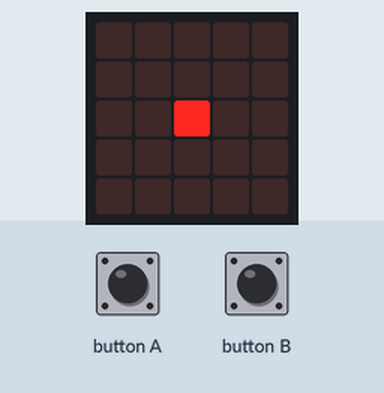
Simulated run of this program. Board: BBC micro:bit (MakeCode). Shown: the board's 5×5 LED display. The test bench sets the inputs (shaded band).

Above: at 1.2 s.
1.3 s: button A pressed for 0.15 s
At 2.4 s:
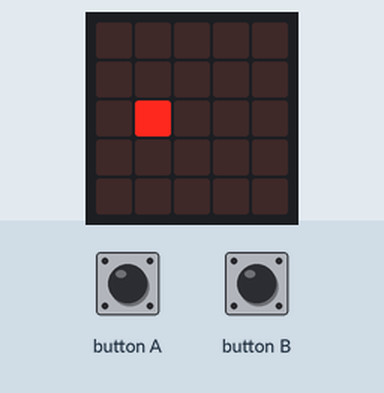
2.9 s: button A pressed for 0.15 s
At 3.7 s:
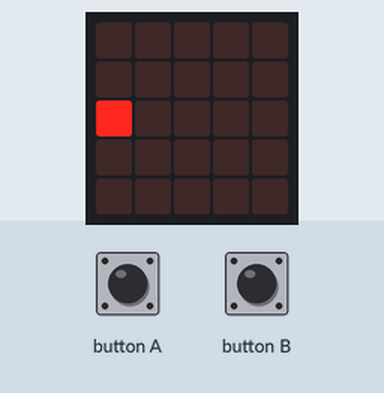
4.5 s: button A pressed for 0.15 s
At 5.8 s:
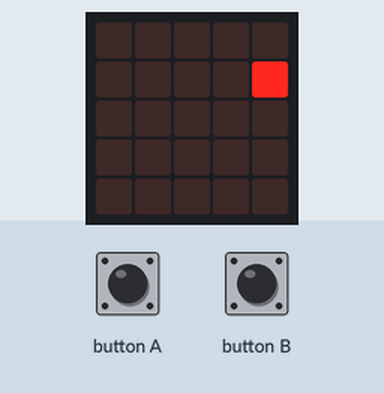
6.1 s: button A pressed for 0.15 s
At 7.3 s:
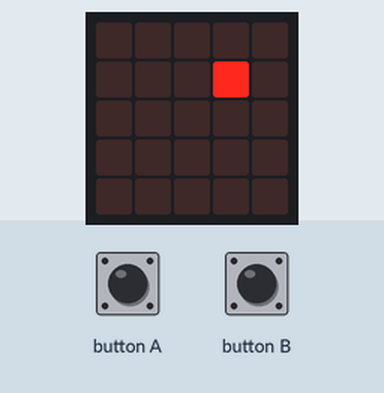
7.7 s: button A pressed for 0.15 s
At 8.5 s:
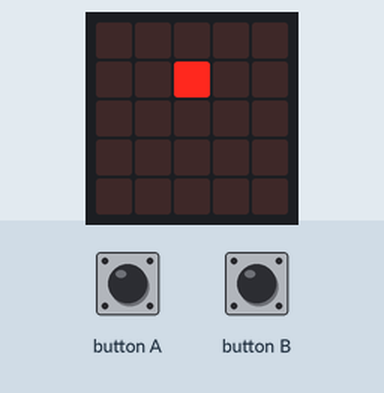
9.3 s: button A pressed for 0.15 s
At 9.7 s:
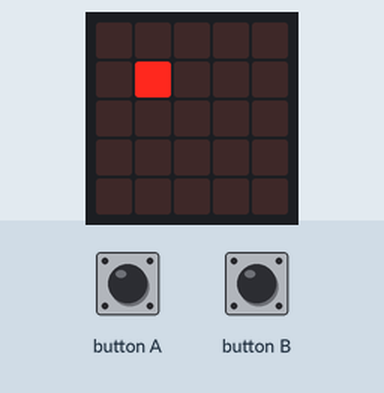
Timing chart, 0 to 11.9 s (numbered marks = the images above; inputs shaded):
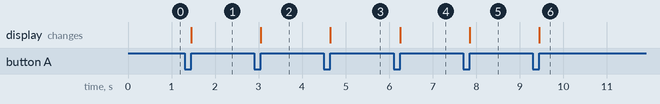

Measured:
- after the input at 1.3 s, the display: changes after 0.15 s (image 1)
- after the input at 2.9 s, the display: changes after 0.15 s (image 2)
- after the input at 4.5 s, the display: changes after 0.15 s (image 3)
- after the input at 6.1 s, the display: changes after 0.15 s (image 4)
- after the input at 7.7 s, the display: changes after 0.15 s (image 5)
- after the input at 9.3 s, the display: changes after 0.15 s (image 6)

The program:

main.ts
```typescript
input.onButtonPressed(Button.A, function () {
    if (x == 0) {
        led.unplot(x, y)
        y += -1
        x = 5
        led.plot(x, y)
    }
    led.unplot(x, y)
    x += -1
    led.plot(x, y)
})
input.onButtonPressed(Button.B, function () {
    if (x == 4) {
        led.unplot(x, y)
        y += 1
        x = -1
        led.plot(x, y)
    }
    led.unplot(x, y)
    x += 1
    led.plot(x, y)
})
let y = 0
let x = 0
x = 2
y = 2
led.plot(x, y)
```

test.ts
```typescript
// les tests vont ici ; cela ne sera pas compilé si ce paquet est utilisé en tant qu'extension.
```
